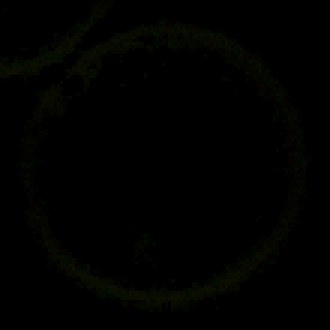
#> input picture data/immagini/trainQML/membraneStack_Sample011_L_UV_DC_001rbc3DM2.tif, 110 x 110 px (shown 3 times larger)
$ python select_shared_scale_patch.py
#> lines starting #> are read from the running program, lines starting #| are printed output that depends on the picture
"""Pick the Laurdan hardware patch under *shared-scale* quantisation.

The canonical patch of `run_autonomous_n3_laurdan.prepare_canonical` quantises
the two emission channels **independently**, each onto its own [min, max] ->
[0, 2^q-1] scale. On a 2x2 block-mean that renormalises the inter-channel
contrast away and lands on I_a == I_b, so the Class-B integer ratio degenerates
to R = 1 everywhere (§6.5.2). §5.3 avoids exactly this by putting both channels
on a single shared scale, the two emission bands being physically on one
photometric scale.

This script scans the frame for the best 2x2 patch under shared-scale
quantisation and reports it with the null baselines a reviewer will ask for.

Selection criteria, in order:
  1. non-degenerate: I_a != I_b and R takes more than one value
  2. low-order: R subset of {0, 1} — the regime that survives ~700 CX (§7.2)
  3. balanced: minimise the score an all-one-value readout would obtain,
     so a floored device cannot match by accident
  4. few divide-by-zero pixels: those match on the flag bit alone, and the
     paper already discounts a match rate dominated by them (Table 5, note †)

Usage:
    python scripts/select_shared_scale_patch.py [--q 2] [--n 1] [--top 5]
"""

from __future__ import annotations

import argparse
import itertools
import json
from pathlib import Path

import numpy as np
from PIL import Image

REPO = Path(__file__).resolve().parents[1]
SRC = (
    REPO
    / "data"
    / "immagini"
    / "trainQML"
    / "membraneStack_Sample011_L_UV_DC_001rbc3DM2.tif"
)
OUT = REPO / "paper" / "data_autonomous"


def shared_quantise(
    a: np.ndarray, b: np.ndarray, q: int
) -> tuple[np.ndarray, np.ndarray] | tuple[None, None]:
    """Quantise both channels onto one shared [min, max] -> [0, 2^q-1] scale."""
    lo = min(float(a.min()), float(b.min()))
    hi = max(float(a.max()), float(b.max()))
    if hi == lo:
        return None, None
    span = float((1 << q) - 1)

    def f(x: np.ndarray) -> np.ndarray:
        return np.clip(np.round((x - lo) / (hi - lo) * span), 0, span).astype(np.int64)

    return f(a), f(b)


def block_mean(arr: np.ndarray, side: int) -> np.ndarray:
    b = arr.shape[0] // side
    return arr[: b * side, : b * side].reshape(side, b, side, b).mean(axis=(1, 3))


def classical_ratio(I_a: np.ndarray, I_b: np.ndarray) -> tuple[np.ndarray, np.ndarray]:
    divzero = I_b == 0
    R = np.where(~divzero, I_a // np.maximum(I_b, 1), 0)
    return R, divzero


def null_baselines(ratio: np.ndarray, divzero: np.ndarray, q: int) -> dict[str, float]:
    """What a device that has lost the signal would still score.

    `constant` is the best match rate obtainable by emitting one fixed
    quotient value at every pixel (the failure mode of a floored readout);
    `uniform` is the expected rate of a uniform-random readout over the
    2^q codomain. A result is only informative above both.
    """
    n = ratio.size
    best_const = 0
    for v in range(1 << q):
        # a constant-v readout also emits a constant flag, so credit the
        # divzero pixels only if that constant flag is the divzero one
        best_const = max(
            best_const,
            int(((ratio == v) & ~divzero).sum()),
            int(divzero.sum()),
        )
    return {
        "constant_readout": best_const / n,
        "uniform_random": (1.0 / (1 << q)) * float((~divzero).sum()) / n
        + float(divzero.sum()) / n * 0.5,
    }


def score(I_a: np.ndarray, I_b: np.ndarray, q: int) -> tuple | None:
    if np.array_equal(I_a, I_b):
        return None
    R, divzero = classical_ratio(I_a, I_b)
    live = R[~divzero]
    if live.size == 0 or len(set(live.tolist())) < 2:
        return None
    if live.max() > 1:  # keep the low-order regime that survives on hardware
        return None
    base = null_baselines(R, divzero, q)
    # higher is better: distinct values, then low constant-readout baseline,
    # then few divzero pixels
    return (
        len(set(live.tolist())),
        -base["constant_readout"],
        -int(divzero.sum()),
    )


def main(argv: list[str] | None = None) -> int:
    ap = argparse.ArgumentParser(description=__doc__)
    ap.add_argument("--q", type=int, default=2)
    ap.add_argument("--n", type=int, default=1)
    ap.add_argument("--top", type=int, default=5)
    ap.add_argument("--block", type=int, default=8, help="block-mean window per cell")
    ap.add_argument("--save", action="store_true", help="write the winner to an npz")
    args = ap.parse_args(argv)

    side = 1 << args.n
    img = np.asarray(Image.open(SRC))
#> img is the input picture: shape (110, 110, 3); mean R, G, B 0.822, 1.29, 0
    R_ch = img[..., 0].astype(np.float64)
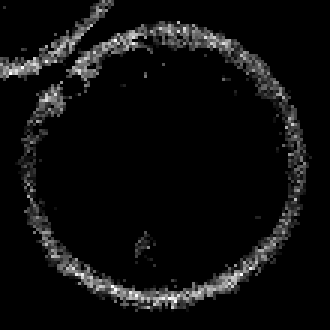
#> R_ch: shape (110, 110) float64 (shown 3 times larger); min 0, max 15, mean 0.822; drawn with min black and max white
    G_ch = img[..., 1].astype(np.float64)
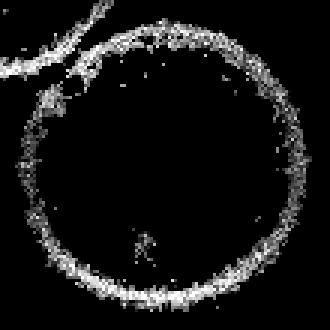
#> G_ch: shape (110, 110) float64 (shown 3 times larger); min 0, max 15, mean 1.29; drawn with min black and max white
    h, w = R_ch.shape
#> h = 110; w = 110
    win = side * args.block

    cands = []
    for y, x in itertools.product(range(0, h - win + 1, 2), range(0, w - win + 1, 2)):
        Rd = block_mean(R_ch[y : y + win, x : x + win], side)
        Gd = block_mean(G_ch[y : y + win, x : x + win], side)
        I_a, I_b = shared_quantise(Rd, Gd, args.q)
        if I_a is None:
            continue
        s = score(I_a, I_b, args.q)
        if s is not None:
            cands.append((s, y, x, I_a, I_b))
#> this loop made 2304 passes
#> (Rd, Gd, lo in shared_quantise, hi in shared_quantise, I_a, I_b) on passes 7, 10, 14: ([[0, 0.109], [0.906, 4.2]], [[0, 0.188], [1.17, 6]], 0, 6, [[0, 0], [0, 2]], [[0, 0], [1, 3]]), ([[0.0625, 2.23], [3.66, 2.02]], [[0.0625, 3.12], [5.39, 3.09]], 0.0625, 5.39, [[0, 1], [2, 1]], [[0, 2], [3, 2]]), ([[2.23, 1.11], [2.02, 3.41]], [[3.12, 1.47], [3.09, 4.88]], 1.11, 4.88, [[1, 0], [1, 2]], [[2, 0], [2, 3]])

    if not cands:
        print("no usable patch found")
        return 1
    cands.sort(key=lambda c: c[0], reverse=True)
    print(f"{len(cands)} usable shared-scale patches at n={args.n}, q={args.q}\n")
#| 507 usable shared-scale patches at n=1, q=2
    for s, y, x, I_a, I_b in cands[: args.top]:
        Rq, dz = classical_ratio(I_a, I_b)
        base = null_baselines(Rq, dz, args.q)
        shown = np.where(dz, -1, Rq).tolist()
        print(
            f"  ({y:3d},{x:3d})  I_a={I_a.tolist()} I_b={I_b.tolist()}\n"
            f"             R={shown} (-1 = divzero)  distinct={s[0]}  divzero={-s[2]}\n"
            f"             null: best constant readout {base['constant_readout']:.0%},"
            f" uniform random {base['uniform_random']:.0%}"
        )
#> this loop made 5 passes
#> (s, y, x, I_a, I_b) on passes 1 to 5: ((2, -0.5, 0), 48, 90, [[1, 2], [0, 2]], [[1, 3], [1, 2]]), ((2, -0.5, 0), 90, 38, [[1, 0], [1, 2]], [[1, 1], [1, 3]]), ((2, -0.5, -1), 0, 16, [[0, 1], [2, 2]], [[0, 1], [2, 3]]), ((2, -0.5, -1), 0, 20, [[0, 1], [2, 1]], [[0, 2], [3, 1]]), ((2, -0.5, -1), 0, 22, [[0, 1], [2, 1]], [[0, 2], [3, 1]])
#> (printed output is left out)

    s, y, x, I_a, I_b = cands[0]
    Rq, dz = classical_ratio(I_a, I_b)
    print(f"\nwinner: offset ({y},{x})")
#| winner: offset (48,90)
    if args.save:
        OUT.mkdir(parents=True, exist_ok=True)
        dest = OUT / f"canonical_shared_n{args.n}_q{args.q}.npz"
        np.savez(
            dest,
            I_a=I_a,
            I_b=I_b,
            R_classical=Rq,
            divzero=dz,
            offset=np.array([y, x]),
            n=args.n,
            q=args.q,
            block=args.block,
        )
        meta = OUT / f"canonical_shared_n{args.n}_q{args.q}.json"
        meta.write_text(
            json.dumps(
                {
                    "offset": [int(y), int(x)],
                    "n": args.n,
                    "q": args.q,
                    "block": args.block,
                    "I_a": I_a.tolist(),
                    "I_b": I_b.tolist(),
                    "R": Rq.tolist(),
                    "divzero": dz.tolist(),
                    "null_baselines": null_baselines(Rq, dz, args.q),
                },
                indent=2,
            )
        )
        print(f"wrote {dest.name} and {meta.name}")
    return 0


if __name__ == "__main__":
    raise SystemExit(main())
#> (the program exits here)
